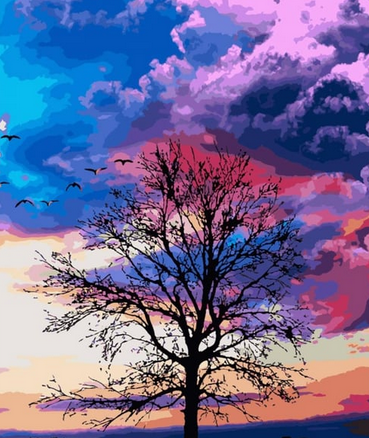
#> input picture img/resim.png, 369 x 438 px
$ python histogram.py
#> lines starting #> are read from the running program, lines starting #| are printed output that depends on the picture
import cv2
import matplotlib.pyplot as plt

img = cv2.imread("img/resim.png")
#> img is the input picture: shape (438, 369, 3); mean B, G, R 152.8, 108.1, 114.2

color = ('b', 'g', 'r')

for i, col in enumerate(color):
    hist = cv2.calcHist([img], [i], None, [256], [0,256])
    plt.plot(hist, color=col)
    plt.xlim([0,256])

plt.title("Color Histogram (BGR)")
plt.xlabel("Pixel Value")
plt.ylabel("Frequency")
plt.show()
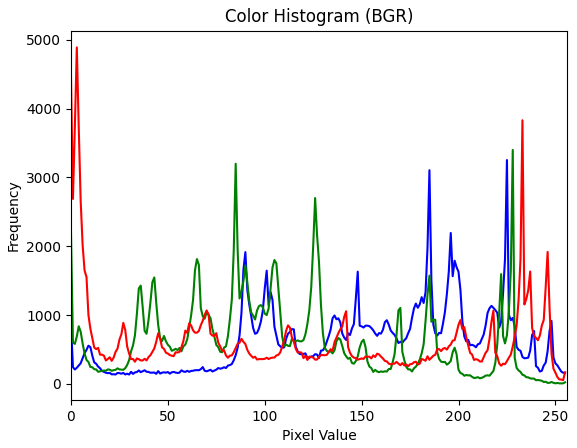
#> figure drawn by matplotlib, 1 panel; curve peaks at x = 225, y = 3252; curve peaks at x = 228, y = 3399; curve peaks at x = 3, y = 4889
